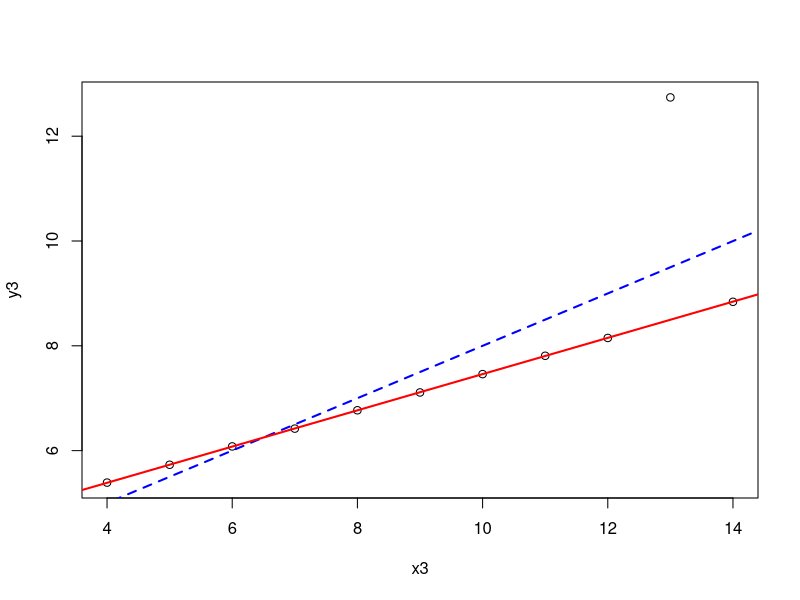

Here is the R script that generated this plot:
library(MASS)
data("anscombe")  # dataset that compare different cases where data are good or bad for linear regression (lm)
plot(y3 ~ x3, data = anscombe)
abline(lm(y3 ~ x3, data = anscombe),
       col = "blue", lty = 2, lwd = 2)
abline(rlm(y3 ~ x3, data = anscombe),
       col = "red", lty = 1, lwd = 2)